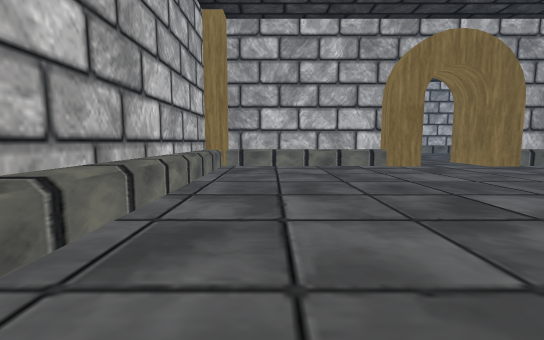
View 1 (above)

24 first-person views from a walk through a 3-D level made in the Unity game engine. The camera is 1.5 m above the floor, tilts 6° down and sees 90° across. The floor is counted in squares, 2 m on a side. Each view is taken from the middle of a square. On the plan, view 1 faces up. The plan holds only what a view shows up to about 10 squares ahead; the rest is blank. The place goes on beyond the plan.

View 2
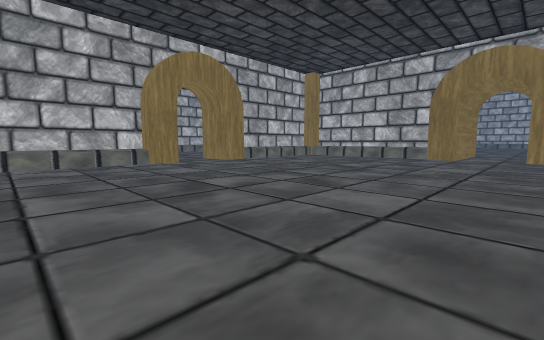

View 3
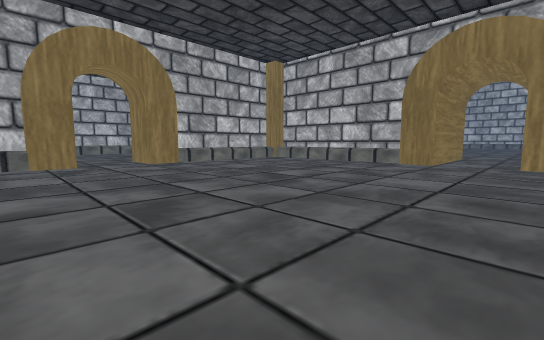

View 4
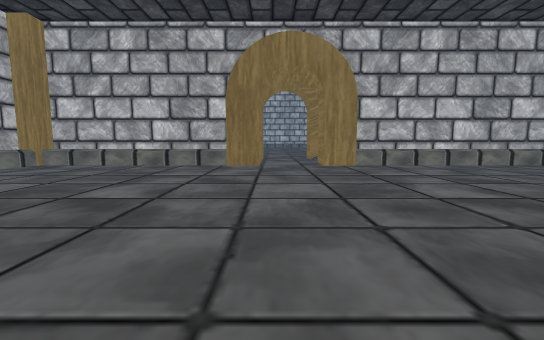

View 5
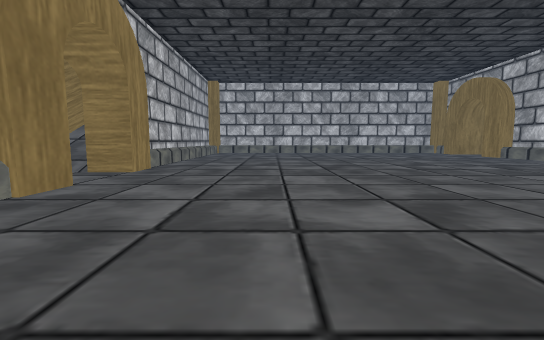

View 6
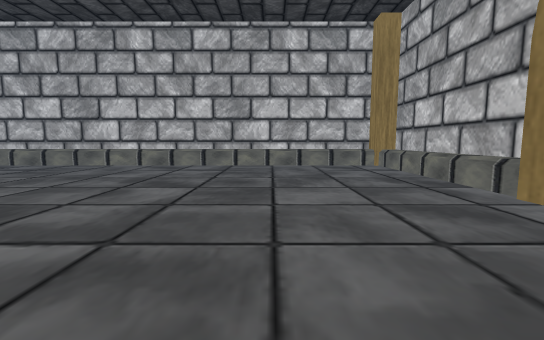

View 7
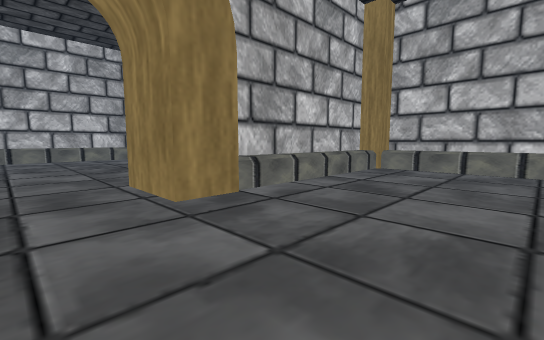

View 8
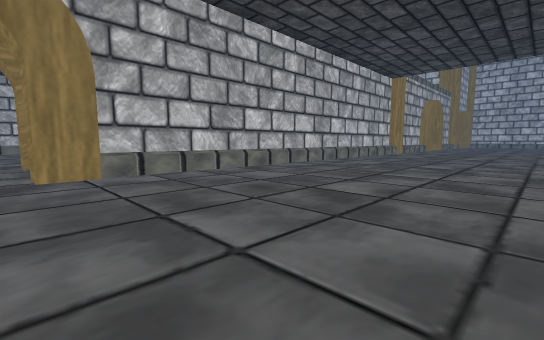

View 9
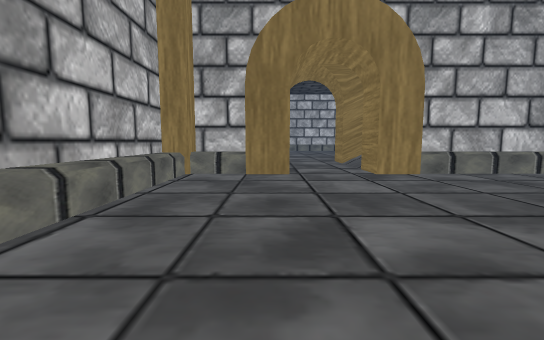

View 10
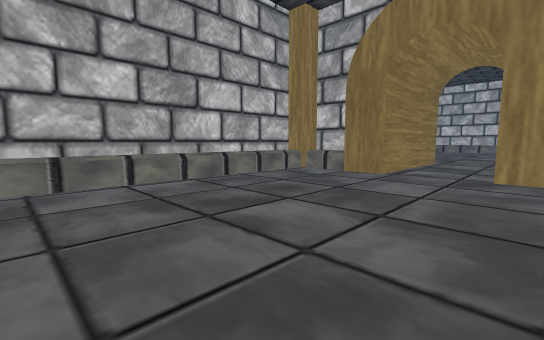

View 11
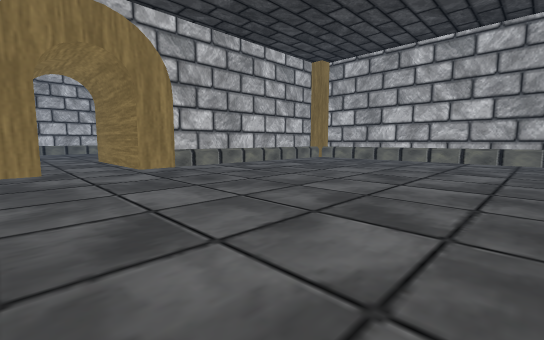

View 12
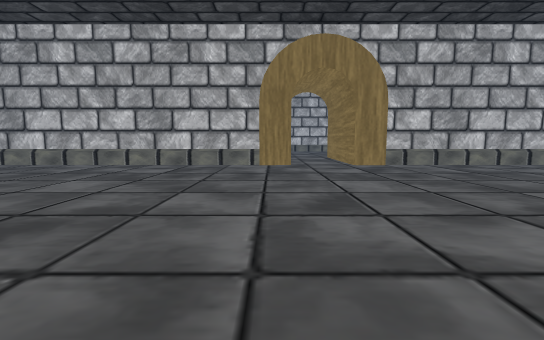

View 13
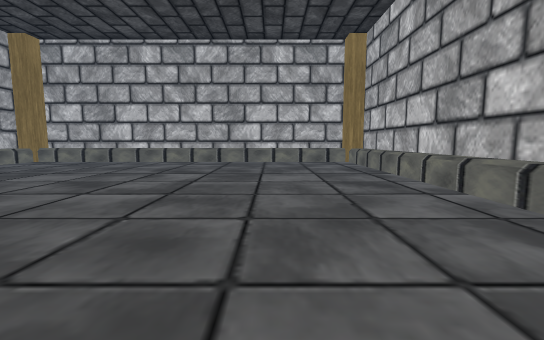

View 14
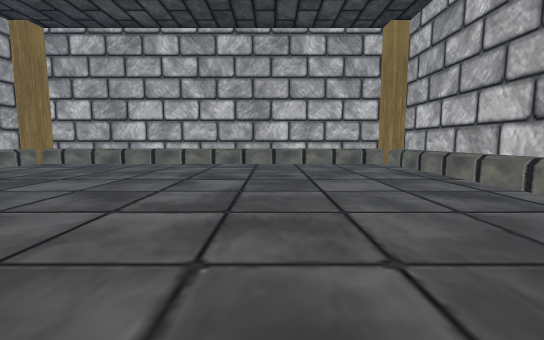

View 15
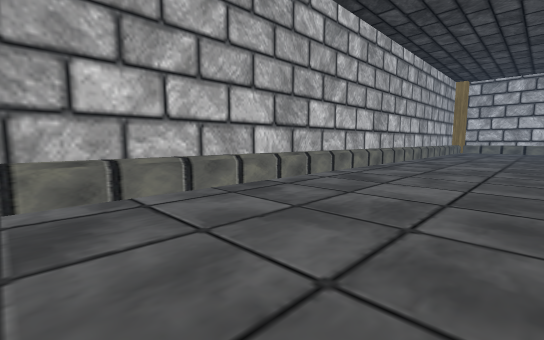

View 16
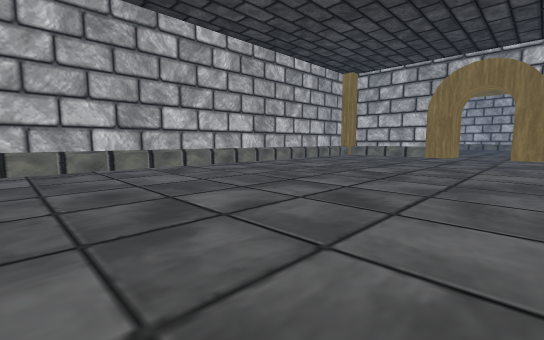

View 17
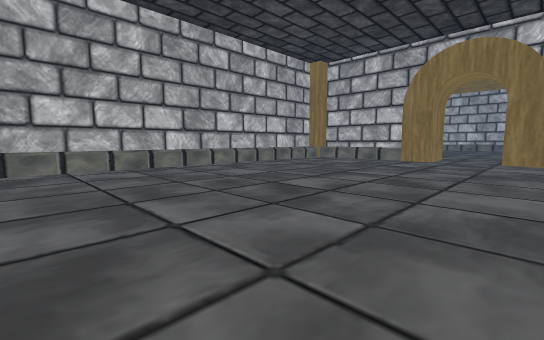

View 18
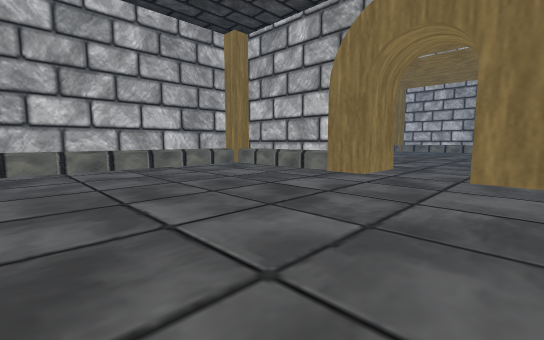

View 19
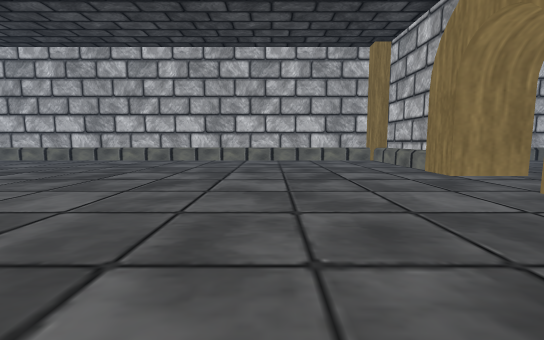

View 20
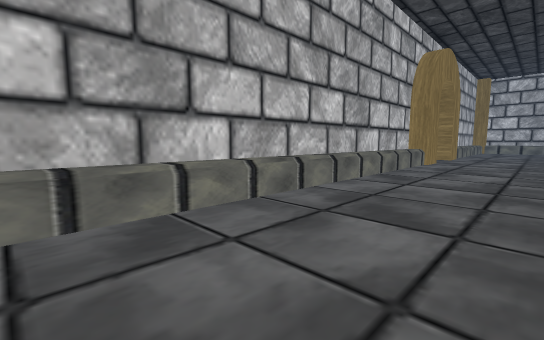

View 21
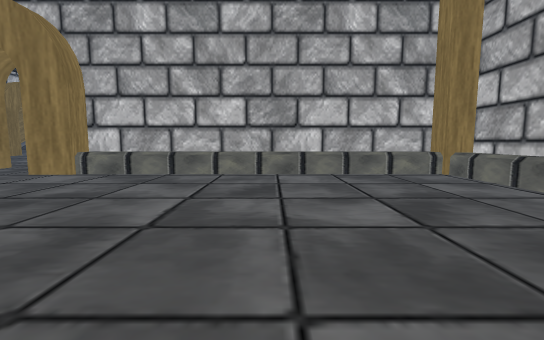

View 22
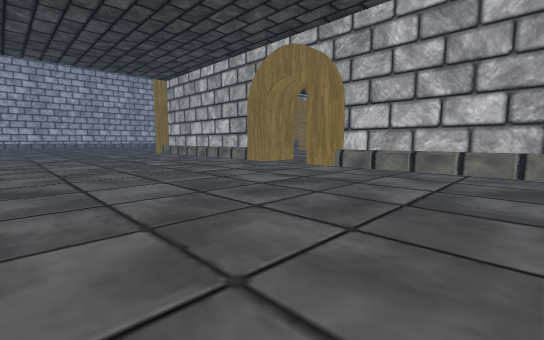

View 23
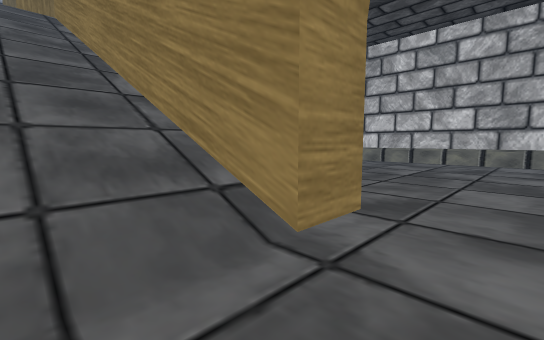

View 24
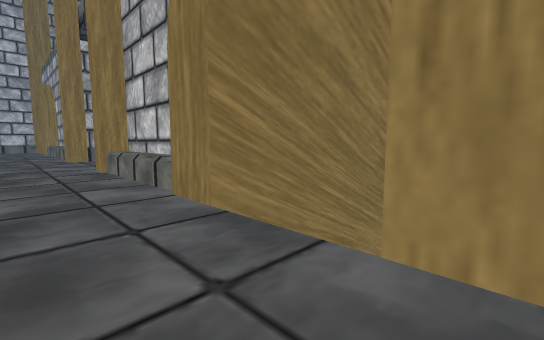

### Floor plan
Key: @ floor where view 1 was taken; # wall or solid block; . main floor; : floor 10 m higher than the main floor; / step, stairs or slope; = window, fence, low wall or low ledge; ^ raised ledge.
Columns run from 12 left of view 1 to 18 right of it. Each row starts with its distance up from view 1.
 33 #^###########################
 32 #^.........................^#
 31 #^.........................^#
 30 #^.........................^#
 29 #^.........................##
 28 #^.........................##..
 27 #^.............................
 26 #^.........................= ..
 25 #^........................./
 24 #^........................
 23 #^........................
 22 #^......................
 21 ##########..###########::
 20          #..///////////::
 19          #..///////////::
 18        ###..###########::
 17       #^.................
 16       #^.................
 15       #^................
 14       #^...............
 13       #^................
 12       #^.................
 11       #^.................
 10       ##............
  9        ##########..#######
  8           #..............#
  7           #..............#
  6           #..............#
  5           #..............#
  4           #..............#
  3           #..............#
  2           #..............###
  1           #.................
  0           #.@...............
 -1           #..............#/
 -2           #..............#//
 -3           #..............# /#
 -4           # .............#  #

Where each view was taken, in squares from view 1:
view 1: 0 up, 0 right, facing up
view 2: 1 down, 0 right, facing up-right
view 3: 1 down, 3 right, facing up-right
view 4: 1 up, 4 right, facing right
view 5: 6 up, 9 right, facing down
view 6: 5 up, 7 right, facing left
view 7: 5 up, 5 right, facing up-right
view 8: 11 up, 1 left, facing up-right
view 9: 11 up, 3 left, facing up
view 10: 11 up, 0 right, facing up-left
view 11: 29 up, 0 right, facing down-left
view 12: 30 up, 0 right, facing down
view 13: 30 up, 1 left, facing left
view 14: 29 up, 2 left, facing left
view 15: 29 up, 6 left, facing up-right
view 16: 25 up, 1 right, facing up-right
view 17: 25 up, 4 right, facing up-right
view 18: 25 up, 9 right, facing up-right
view 19: 22 up, 11 right, facing up
view 20: 24 up, 10 right, facing down-left
view 21: 16 up, 1 left, facing down
view 22: 17 up, 1 left, facing down-right
view 23: 20 up, 2 left, facing down-right
view 24: 21 up, 12 right, facing down-left
